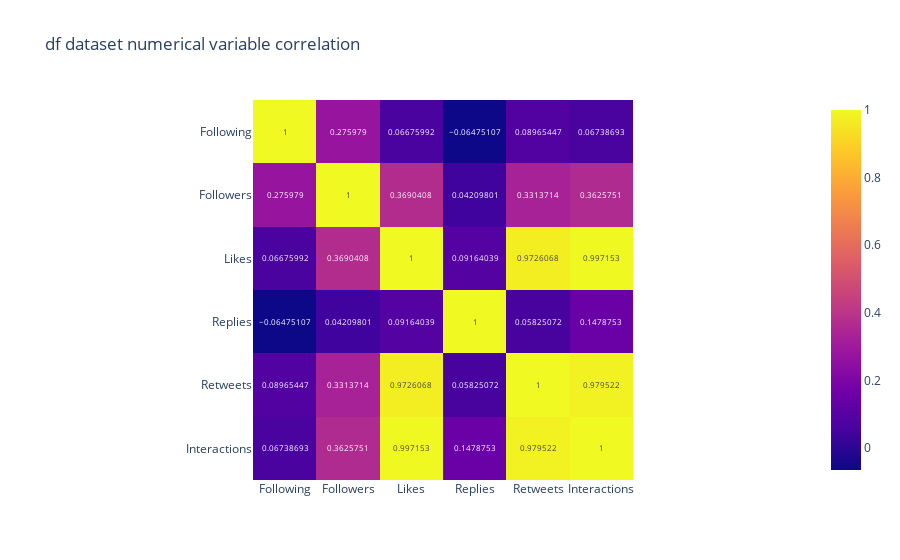
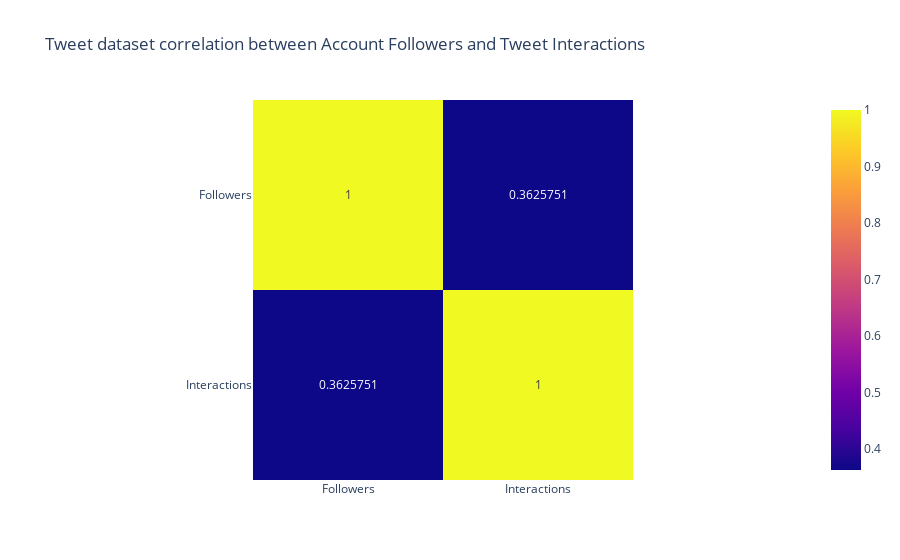

Notebook code for these charts, in order:
### Markdown cell above
### Generating a heatmap for the whole Tweet dataset and another heatmap focusing on Followers and Interactions

### Code cell
fig = px.imshow(df.corr(), text_auto=True, title="df dataset numerical variable correlation")
fig.show()
# fig.write_html("dfcorr.html")
fig = px.imshow(df[["Followers", "Interactions"]].corr(), text_auto=True, title="Tweet dataset correlation between Account Followers and Tweet Interactions")
fig.show()
# fig.write_html("dfcorr_followers_interactions.html")

### Figure 1 — Plotly figure (JSON) as saved in the notebook; plotly's stock layout.template omitted (floating-point values rounded to 4 significant figures)
{"data": [{"coloraxis": "coloraxis", "hovertemplate": "x: %{x}<br>y: %{y}<br>color: %{z}<extra></extra>", "name": "0", "texttemplate": "%{z}", "type": "heatmap", "x": ["Following", "Followers", "Likes", "Replies", "Retweets", "Interactions"], "xaxis": "x", "y": ["Following", "Followers", "Likes", "Replies", "Retweets", "Interactions"], "yaxis": "y", "z": [[1, 0.276, 0.06676, -0.06475, 0.08965, 0.06739], [0.276, 1, 0.369, 0.0421, 0.3314, 0.3626], [0.06676, 0.369, 1, 0.09164, 0.9726, 0.9972], [-0.06475, 0.0421, 0.09164, 1, 0.05825, 0.1479], [0.08965, 0.3314, 0.9726, 0.05825, 1, 0.9795], [0.06739, 0.3626, 0.9972, 0.1479, 0.9795, 1]]}], "layout": {"coloraxis": {"colorscale": [[0, "#0d0887"], [0.1111, "#46039f"], [0.2222, "#7201a8"], [0.3333, "#9c179e"], [0.4444, "#bd3786"], [0.5556, "#d8576b"], [0.6667, "#ed7953"], [0.7778, "#fb9f3a"], [0.8889, "#fdca26"], [1, "#f0f921"]]}, "title": {"text": "df dataset numerical variable correlation"}, "xaxis": {"anchor": "y", "constrain": "domain", "domain": [0, 1], "scaleanchor": "y"}, "yaxis": {"anchor": "x", "autorange": "reversed", "constrain": "domain", "domain": [0, 1]}}}

### Figure 2 — Plotly figure (JSON) as saved in the notebook; plotly's stock layout.template omitted (floating-point values rounded to 4 significant figures)
{"data": [{"coloraxis": "coloraxis", "hovertemplate": "x: %{x}<br>y: %{y}<br>color: %{z}<extra></extra>", "name": "0", "texttemplate": "%{z}", "type": "heatmap", "x": ["Followers", "Interactions"], "xaxis": "x", "y": ["Followers", "Interactions"], "yaxis": "y", "z": [[1, 0.3626], [0.3626, 1]]}], "layout": {"coloraxis": {"colorscale": [[0, "#0d0887"], [0.1111, "#46039f"], [0.2222, "#7201a8"], [0.3333, "#9c179e"], [0.4444, "#bd3786"], [0.5556, "#d8576b"], [0.6667, "#ed7953"], [0.7778, "#fb9f3a"], [0.8889, "#fdca26"], [1, "#f0f921"]]}, "title": {"text": "Tweet dataset correlation between Account Followers and Tweet Interactions"}, "xaxis": {"anchor": "y", "constrain": "domain", "domain": [0, 1], "scaleanchor": "y"}, "yaxis": {"anchor": "x", "autorange": "reversed", "constrain": "domain", "domain": [0, 1]}}}
